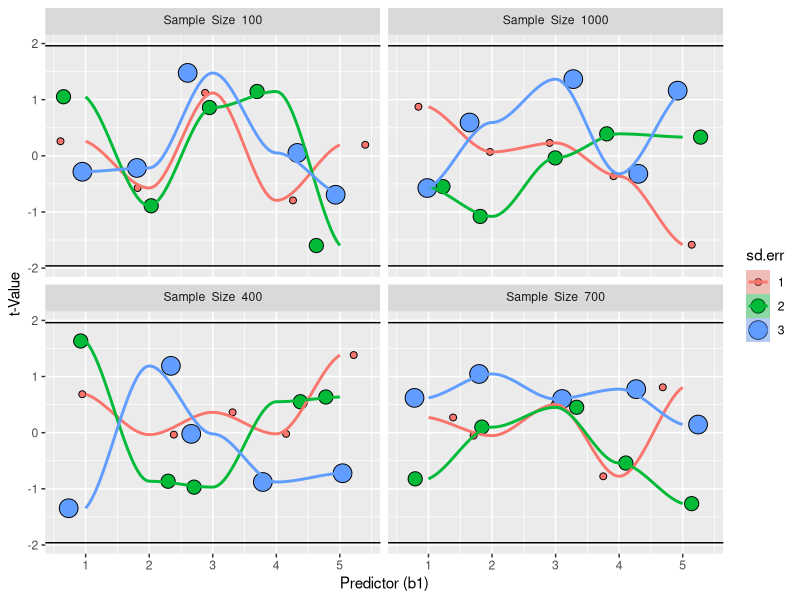

This chart was generated by the following R code:
## ---- chunk 1
require(tidyverse)
set.seed = 12321
## ---- chunk 2
gen.mod <- function(n = 100, b0 =2, b1 = 3, sd.err =1){
  # Function: generate predictors and responses for given linear model parameters
  # Args: linear model parameters n, b0, b1, sd.err
  # Returns: dataframe of predictors and corresponding responses
  predictor <- runif(n) - 0.5
  response <- b0 + b1 * predictor + rnorm(n, mean = 0, sd = sd.err)
  return(data.frame(response = response, predictor = predictor))
}
## ---- chunk 3
MakeParameterMatrix <- function(n = 100, b0 = 2, b1 = 3, sd.err = 1){
  # Function: Collect summary stats for combinations of parameters
  # Args: single element or list for each paramater: n, b0, b1, sd.err
  # Returns: a dataframe of all combinations of parameters plus t and p-values
  
  # Make empty matrix
  df <- matrix(ncol = 5, nrow =  (length(n)*
                                       length(b0)*
                                       length(b1)*
                                       length(sd.err)), NA)
  df <- as.data.frame(df)
  names(df) <- c("n","b0","b1","sd.err","t.value")
  
  # Iterate through combinations of paramters and store t and p values
  row = 1
  for(i in 1:length(n)){
    for(j in 1:length(b1)){
        for(l in 1:length(sd.err)){
          m1 <- lm(response ~ predictor , 
                   data = gen.mod(n[[i]], b1[[j]], b0, sd.err[[l]]))
          
         df$n[[row]] <- n[[i]]
         df$b1[[row]] <- b1[[j]]
         df$b0[[row]] <- b0
         df$sd.err[[row]] <- sd.err[[l]]
         df$t.value[[row]] <- summary(m1)[[4]][[6]]
         df$p.value[[row]] <- summary(m1)$coefficients[,4][[2]]
         row = row + 1
        }
      }
    }
  
  return(df)
}
## ---- chunk 4
# Set range of parameters
n <- seq(100,1000,300)
b0 <- 0
b1<- seq(1,5)
sd.err<- seq(1,3)

# Run function to get dataframe
estimates <- MakeParameterMatrix(n, b0, b1, sd.err)
head(estimates)
## ---- chunk 5
estimates$n <- as.character(estimates$n)
estimates$sd.err <- as.character(estimates$sd.err)
ggplot(data = estimates,mapping = aes(x = b1, y = t.value, size = sd.err, fill = sd.err)) +
  geom_hline(yintercept = 1.96) +
  geom_hline(yintercept = -1.96) +
  geom_jitter(shape = 21) + 
  geom_smooth(size = 1, mapping = aes(colour = sd.err))+
  ylab("t-Value") +
  xlab("Predictor (b1)") +
  facet_wrap(~n, labeller = label_bquote(Sample~~Size~~ .(n)))
